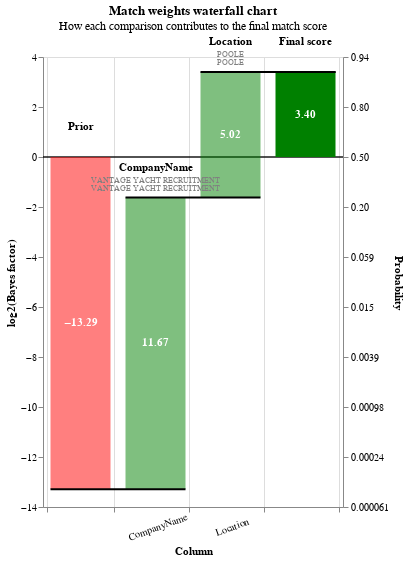

The code cell stored with this chart in its notebook:
### Code cell
linker.waterfall_chart(df_inc.to_dict(orient="records"))

### Figure 1 — Vega-Lite specification as saved in the notebook (floating-point values rounded to 4 significant figures)
{"$schema": "https://vega.github.io/schema/vega-lite/v5.2.0.json", "height": 450, "resolve": {"axis": {"y": "independent"}}, "width": {"step": 75}, "data": {"values": [{"column_name": "Prior", "label_for_charts": "Starting match weight (prior)", "sql_condition": null, "log2_bayes_factor": -13.29, "bayes_factor": 0.0001, "comparison_vector_value": null, "m_probability": null, "u_probability": null, "bayes_factor_description": null, "value_l": "", "value_r": "", "term_frequency_adjustment": null, "bar_sort_order": 0, "record_number": 0}, {"column_name": "CompanyName", "label_for_charts": "Exact match", "sql_condition": "\"CompanyName_l\" = \"CompanyName_r\"", "log2_bayes_factor": 11.67, "bayes_factor": 3252.0, "comparison_vector_value": 3, "m_probability": 0.0003096, "u_probability": 9.519e-08, "bayes_factor_description": "If comparison level is `exact match` then comparison is 3,252.32 times more likely to be a match", "value_l": "VANTAGE YACHT RECRUITMENT", "value_r": "VANTAGE YACHT RECRUITMENT", "term_frequency_adjustment": false, "bar_sort_order": 1, "record_number": 0}, {"column_name": "Location", "label_for_charts": "Exact match", "sql_condition": "\"Location_l\" = \"Location_r\"", "log2_bayes_factor": 5.017, "bayes_factor": 32.38, "comparison_vector_value": 1, "m_probability": 0.9998, "u_probability": 0.03088, "bayes_factor_description": "If comparison level is `exact match` then comparison is 32.38 times more likely to be a match", "value_l": "POOLE", "value_r": "POOLE", "term_frequency_adjustment": false, "bar_sort_order": 2, "record_number": 0}, {"column_name": "Final score", "label_for_charts": "Final score", "sql_condition": null, "log2_bayes_factor": 3.397, "bayes_factor": 10.53, "comparison_vector_value": null, "m_probability": null, "u_probability": null, "bayes_factor_description": null, "value_l": "", "value_r": "", "term_frequency_adjustment": null, "bar_sort_order": 3, "record_number": 0}]}, "config": {"view": {"continuousWidth": 400, "continuousHeight": 300}}, "params": [{"name": "record_number", "value": 0, "bind": {"input": "range", "min": 0, "max": 0, "step": 1}, "description": "Filter by the interation number"}], "title": {"text": "Match weights waterfall chart", "subtitle": "How each comparison contributes to the final match score"}, "transform": [{"filter": "(datum.record_number == record_number)"}, {"filter": "(datum.bayes_factor !== 1.0)"}, {"window": [{"op": "sum", "field": "log2_bayes_factor", "as": "sum"}, {"op": "lead", "field": "column_name", "as": "lead"}], "frame": [null, 0]}, {"calculate": "datum.column_name === \"Final score\" ? datum.sum - datum.log2_bayes_factor : datum.sum", "as": "sum"}, {"calculate": "datum.lead === null ? datum.column_name : datum.lead", "as": "lead"}, {"calculate": "datum.column_name === \"Final score\" || datum.column_name === \"Prior match weight\" ? 0 : datum.sum - datum.log2_bayes_factor", "as": "previous_sum"}, {"calculate": "datum.sum > datum.previous_sum ? datum.column_name : \"\"", "as": "top_label"}, {"calculate": "datum.sum < datum.previous_sum ? datum.column_name : \"\"", "as": "bottom_label"}, {"calculate": "datum.sum > datum.previous_sum ? datum.sum : datum.previous_sum", "as": "sum_top"}, {"calculate": "datum.sum < datum.previous_sum ? datum.sum : datum.previous_sum", "as": "sum_bottom"}, {"calculate": "(datum.sum + datum.previous_sum) / 2", "as": "center"}, {"calculate": "(datum.log2_bayes_factor > 0 ? \"+\" : \"\") + datum.log2_bayes_factor", "as": "text_log2_bayes_factor"}, {"calculate": "datum.sum < datum.previous_sum ? 4 : -4", "as": "dy"}, {"calculate": "datum.sum < datum.previous_sum ? \"top\" : \"bottom\"", "as": "baseline"}, {"calculate": "1. / (1 + pow(2, -1.*datum.sum))", "as": "prob"}, {"calculate": "0*datum.sum", "as": "zero"}], "layer": [{"layer": [{"mark": "rule", "encoding": {"y": {"field": "zero", "type": "quantitative"}, "size": {"value": 0.5}, "color": {"value": "black"}}}, {"mark": {"type": "bar", "width": 60}, "encoding": {"color": {"condition": {"value": "red", "test": "(datum.log2_bayes_factor < 0)"}, "value": "green"}, "opacity": {"condition": {"value": 1, "test": "datum.column_name == 'Prior match weight' || datum.column_name == 'Final score'"}, "value": 0.5}, "tooltip": [{"type": "nominal", "field": "column_name", "title": "Comparison column"}, {"type": "nominal", "field": "value_l", "title": "Value (L)"}, {"type": "nominal", "field": "value_r", "title": "Value (R)"}, {"type": "ordinal", "field": "label_for_charts", "title": "Label"}, {"type": "nominal", "field": "sql_condition", "title": "SQL condition"}, {"type": "nominal", "field": "comparison_vector_value", "title": "Comparison vector value"}, {"type": "quantitative", "field": "bayes_factor", "title": "Bayes factor = m/u", "format": ",.4f"}, {"type": "quantitative", "field": "log2_bayes_factor", "title": "Match weight = log2(m/u)", "format": ",.4f"}, {"type": "quantitative", "field": "prob", "format": ".4f", "title": "Adjusted match score"}, {"type": "nominal", "field": "bayes_factor_description", "title": "Match weight description"}], "x": {"type": "nominal", "axis": {"labelExpr": "datum.value == 'Prior' || datum.value == 'Final score' ? '' : datum.value", "labelAngle": -20, "labelAlign": "center", "labelPadding": 10, "title": "Column", "grid": true, "tickBand": "extent"}, "field": "column_name", "sort": {"field": "bar_sort_order", "order": "ascending"}}, "y": {"type": "quantitative", "axis": {"grid": false, "orient": "left", "title": "log2(Bayes factor)"}, "field": "previous_sum"}, "y2": {"field": "sum"}}}, {"mark": {"type": "text", "fontWeight": "bold"}, "encoding": {"color": {"value": "white"}, "text": {"condition": {"type": "nominal", "field": "log2_bayes_factor", "format": ".2f", "test": "abs(datum.log2_bayes_factor) > 1"}, "value": ""}, "x": {"type": "nominal", "axis": {"labelAngle": 0, "title": "Column"}, "field": "column_name", "sort": {"field": "bar_sort_order", "order": "ascending"}}, "y": {"type": "quantitative", "axis": {"orient": "left"}, "field": "center"}}}, {"mark": {"type": "text", "baseline": "bottom", "dy": -25, "fontWeight": "bold"}, "encoding": {"color": {"value": "black"}, "text": {"type": "nominal", "field": "column_name"}, "x": {"type": "nominal", "axis": {"labelAngle": 0, "title": "Column"}, "field": "column_name", "sort": {"field": "bar_sort_order", "order": "ascending"}}, "y": {"type": "quantitative", "field": "sum_top"}}}, {"mark": {"type": "text", "baseline": "bottom", "fontSize": 8, "dy": -13}, "encoding": {"color": {"value": "grey"}, "text": {"type": "nominal", "field": "value_l"}, "x": {"type": "nominal", "axis": {"labelAngle": 0, "title": "Column"}, "field": "column_name", "sort": {"field": "bar_sort_order", "order": "ascending"}}, "y": {"type": "quantitative", "field": "sum_top"}}}, {"mark": {"type": "text", "baseline": "bottom", "fontSize": 8, "dy": -5}, "encoding": {"color": {"value": "grey"}, "text": {"type": "nominal", "field": "value_r"}, "x": {"type": "nominal", "axis": {"labelAngle": 0, "title": "Column"}, "field": "column_name", "sort": {"field": "bar_sort_order", "order": "ascending"}}, "y": {"type": "quantitative", "field": "sum_top"}}}]}, {"mark": {"type": "rule", "color": "black", "strokeWidth": 2, "x2Offset": 30, "xOffset": -30}, "encoding": {"x": {"type": "nominal", "axis": {"labelAngle": 0, "title": "Column"}, "field": "column_name", "sort": {"field": "bar_sort_order", "order": "ascending"}}, "x2": {"field": "lead"}, "y": {"type": "quantitative", "axis": {"labelExpr": "format(1 / (1 + pow(2, -1*datum.value)), '.2r')", "orient": "right", "title": "Probability"}, "field": "sum", "scale": {"zero": false}}}}]}
